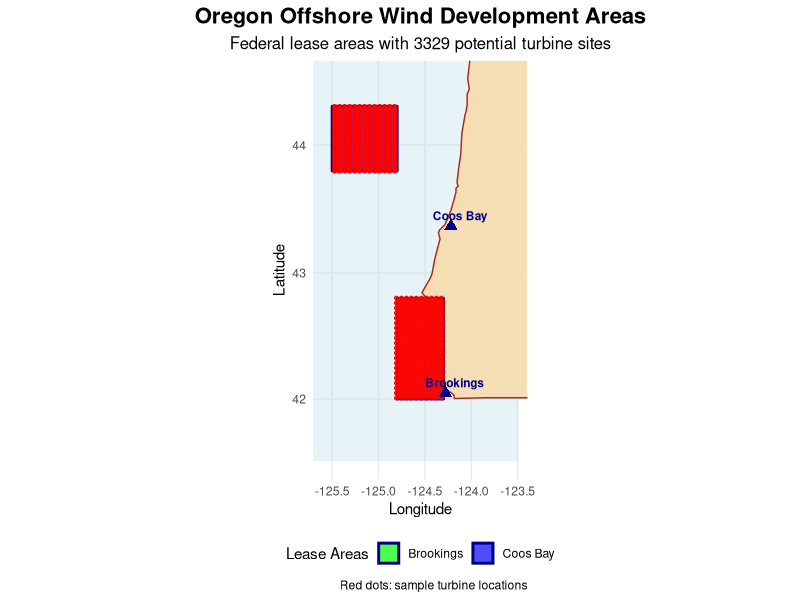
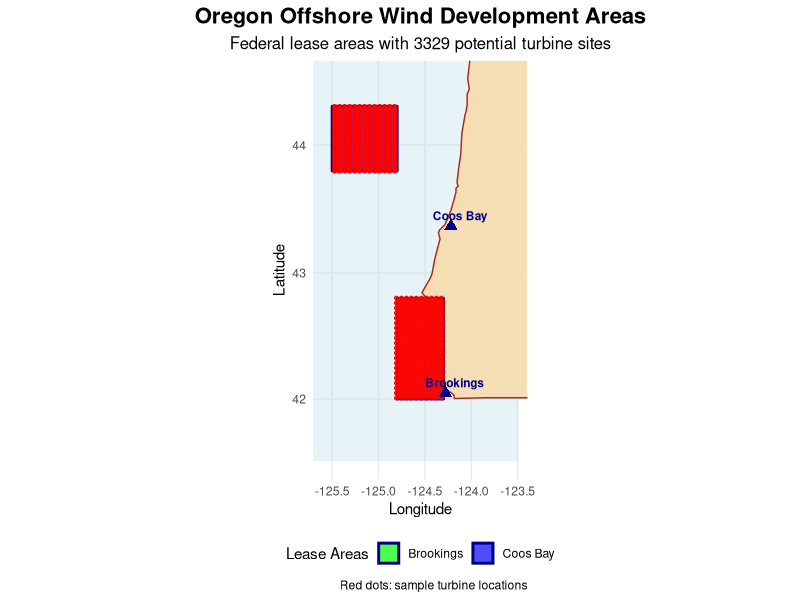

Write R code to recreate these figures, in order.
# Step 1 Map - Simple and Robust Version
library(sf)
library(ggplot2)
library(dplyr)
library(maps)

# Create Oregon lease areas
create_lease_areas <- function() {
  coos_bay <- data.frame(
    lon = c(-125.5, -124.8, -124.8, -125.5, -125.5),
    lat = c(43.8, 43.8, 44.3, 44.3, 43.8)
  )
  
  brookings <- data.frame(
    lon = c(-124.8, -124.3, -124.3, -124.8, -124.8),
    lat = c(42.0, 42.0, 42.8, 42.8, 42.0)
  )
  
  coos_sf <- st_polygon(list(as.matrix(coos_bay))) %>%
    st_sfc(crs = 4326) %>%
    st_sf(area_name = "Coos Bay")
  
  brookings_sf <- st_polygon(list(as.matrix(brookings))) %>%
    st_sfc(crs = 4326) %>%
    st_sf(area_name = "Brookings")
  
  lease_areas <- rbind(coos_sf, brookings_sf)
  return(lease_areas)
}

# Create 2x2km analysis grid
create_analysis_grid <- function(lease_areas, cell_size_km = 2) {
  lease_proj <- st_transform(lease_areas, crs = 3857)
  cell_size_m <- cell_size_km * 1000
  
  grid <- st_make_grid(
    lease_proj,
    cellsize = c(cell_size_m, cell_size_m),
    what = "polygons"
  ) %>%
    st_sf(site_id = 1:length(.))
  
  grid_intersect <- st_intersects(grid, lease_proj)
  grid_in_lease <- grid[lengths(grid_intersect) > 0, ]
  grid_wgs84 <- st_transform(grid_in_lease, crs = 4326)
  
  centroids <- st_centroid(grid_wgs84)
  coords <- st_coordinates(centroids)
  
  grid_wgs84$lon <- coords[, 1]
  grid_wgs84$lat <- coords[, 2]
  grid_wgs84$site_id <- 1:nrow(grid_wgs84)
  
  return(grid_wgs84)
}

# Create data first
cat("Creating lease areas and grid...\n")
lease_areas <- create_lease_areas()
reference_grid <- create_analysis_grid(lease_areas)

# Get Oregon state data
cat("Loading Oregon map data...\n")
oregon_state <- map_data("state", region = "oregon")

# Create lease area data frames
coos_coords <- data.frame(
  long = c(-125.5, -124.8, -124.8, -125.5, -125.5),
  lat = c(43.8, 43.8, 44.3, 44.3, 43.8),
  group = 1,
  area = "Coos Bay"
)

brookings_coords <- data.frame(
  long = c(-124.8, -124.3, -124.3, -124.8, -124.8),
  lat = c(42.0, 42.0, 42.8, 42.8, 42.0),
  group = 2,
  area = "Brookings"
)

lease_polygons <- rbind(coos_coords, brookings_coords)

# Get turbine locations
grid_centroids <- st_centroid(st_geometry(reference_grid))
coords <- st_coordinates(grid_centroids)
turbine_sample <- data.frame(
  lon = coords[seq(1, nrow(coords), by = 3), 1],
  lat = coords[seq(1, nrow(coords), by = 3), 2]
)

# Cities
cities <- data.frame(
  name = c("Coos Bay", "Brookings"),
  lon = c(-124.22, -124.28),
  lat = c(43.37, 42.05)
)

# Create the plot step by step
cat("Creating map...\n")

base_plot <- ggplot()

# Add ocean background
ocean_plot <- base_plot + 
  geom_rect(aes(xmin = -126, xmax = -123.5, ymin = 41.5, ymax = 45), 
            fill = "lightblue", alpha = 0.3)

# Add Oregon state
oregon_plot <- ocean_plot +
  geom_polygon(data = oregon_state, 
               aes(x = long, y = lat, group = group), 
               fill = "wheat", color = "brown", size = 0.5)

# Add lease areas
lease_plot <- oregon_plot +
  geom_polygon(data = lease_polygons, 
               aes(x = long, y = lat, group = group, fill = area), 
               alpha = 0.7, color = "navy", size = 1)

# Add turbine points
turbine_plot <- lease_plot +
  geom_point(data = turbine_sample, 
             aes(x = lon, y = lat), 
             color = "red", size = 1, alpha = 0.8)

# Add cities
city_plot <- turbine_plot +
  geom_point(data = cities, 
             aes(x = lon, y = lat), 
             color = "darkblue", size = 3, shape = 17) +
  geom_text(data = cities, 
            aes(x = lon, y = lat, label = name), 
            nudge_x = 0.1, nudge_y = 0.08, 
            fontface = "bold", size = 3, color = "darkblue")

# Final styling
final_plot <- city_plot +
  scale_fill_manual(values = c("Coos Bay" = "blue", "Brookings" = "green"),
                    name = "Lease Areas") +
  coord_map("mercator", xlim = c(-125.6, -123.5), ylim = c(41.5, 44.5)) +
  labs(
    title = "Oregon Offshore Wind Development Areas",
    subtitle = paste("Federal lease areas with", nrow(reference_grid), "potential turbine sites"),
    x = "Longitude",
    y = "Latitude",
    caption = "Red dots: sample turbine locations"
  ) +
  theme_minimal() +
  theme(
    plot.title = element_text(size = 16, face = "bold", hjust = 0.5),
    plot.subtitle = element_text(size = 12, hjust = 0.5),
    legend.position = "bottom"
  )

# Display the map
print(final_plot)

# Save the map
ggsave("oregon_wind_map_final.png", final_plot, 
       width = 12, height = 9, dpi = 300, bg = "white")

cat("Map created and saved successfully!\n")
cat("Total turbine sites:", nrow(reference_grid), "\n")
cat("Sample shown on map:", nrow(turbine_sample), "\n")
